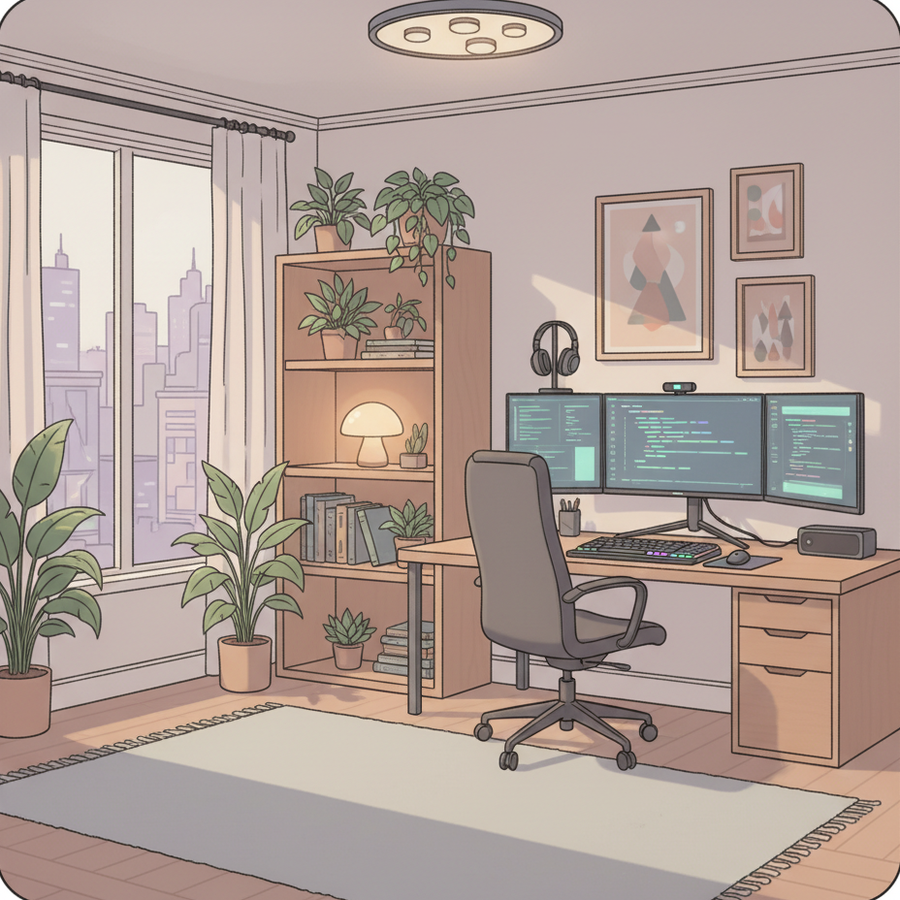
#> input picture example/comics/scenes/scene_1.png, 900 x 900 px
$ python remove_bg.py ../../example/comics/scenes/scene_1.png ../../example/comics/scenes/scene_2.png
#> lines starting #> are read from the running program, lines starting #| are printed output that depends on the picture
"""
remove_bg — вырезает фон у картинки и обрезает по содержимому (PNG с альфой).
Вход: PNG/JPG с фоном (шахматка Nano Banana или сплошной цвет). Выход: PNG с прозрачностью.

  python tools/remove_bg.py in.png out.png                  # шахматный/белый фон
  python tools/remove_bg.py in.png out.png --color #00ff00  # одноцветный фон
"""
import sys
from collections import deque
from PIL import Image, ImageFilter

USAGE = __doc__ + """
Опции:
  --color #rrggbb   фон — сплошной цвет (без флага — режим checker: светлый ненасыщенный)
  --tol N           допуск сравнения цвета (по умолчанию 24)
  --help, -h        эта справка
"""


def parse_hex_color(s):
    s = s.lstrip("#")
    if len(s) != 6:
        raise ValueError(f"bad hex color: {s!r}")
    return (int(s[0:2], 16), int(s[2:4], 16), int(s[4:6], 16))


def make_is_bg(mode, target=None, tol=24):
    """Вернуть функцию-предикат is_bg(px) под выбранный режим."""
    if mode == "checker":
        def is_bg(px):
            r, g, b = px[0], px[1], px[2]
            light = r > 200 and g > 200 and b > 200
            neutral = (max(r, g, b) - min(r, g, b)) < 22
            return light and neutral
        return is_bg

    if mode == "color":
        tr, tg, tb = target
        tol_sq = tol * tol * 3   # сравнение в квадрате нормы
        def is_bg(px):
            dr = px[0] - tr
            dg = px[1] - tg
            db = px[2] - tb
            return (dr * dr + dg * dg + db * db) <= tol_sq
        return is_bg

    raise ValueError(f"unknown mode: {mode}")


def remove_bg(in_path, out_path, mode="checker", target=None, tol=24):
    im = Image.open(in_path).convert("RGB")
    w, h = im.size
    px = im.load()

    is_bg = make_is_bg(mode, target=target, tol=tol)

    # маска фона: flood fill от границ
    bg = bytearray(w * h)        # 1 = background
    seen = bytearray(w * h)
    q = deque()

    def push(x, y):
        i = y * w + x
        if not seen[i]:
            seen[i] = 1
            if is_bg(px[x, y]):
                bg[i] = 1
                q.append((x, y))

    for x in range(w):
        push(x, 0)
        push(x, h - 1)
    for y in range(h):
        push(0, y)
        push(w - 1, y)

    while q:
        x, y = q.popleft()
        if x > 0: push(x - 1, y)
        if x < w - 1: push(x + 1, y)
        if y > 0: push(x, y - 1)
        if y < h - 1: push(x, y + 1)

    # альфа: 0 на фоне, 255 на объекте
    alpha = Image.new("L", (w, h), 255)
    ap = alpha.load()
    cut = 0
    for y in range(h):
        for x in range(w):
            if bg[y * w + x]:
                ap[x, y] = 0
                cut += 1

    # feather: лёгкий блюр маски смягчает резкий край
    alpha = alpha.filter(ImageFilter.GaussianBlur(0.8))

    out = im.convert("RGBA")
    out.putalpha(alpha)

    # tight crop по непрозрачной части
    bbox = out.getbbox()
    if bbox:
        out = out.crop(bbox)

    out.save(out_path)
    print(f"{in_path}")
    print(f"  mode={mode}  bg removed: {100*cut/(w*h):.1f}%  -> {out.size}")


def main(argv):
    if hasattr(sys.stdout, "reconfigure"):
        sys.stdout.reconfigure(encoding="utf-8")
    if "--help" in argv or "-h" in argv or len(argv) < 3:
        print(USAGE)
        sys.exit(0)
    in_path, out_path = argv[1], argv[2]
    mode = "checker"
    target = None
    tol = 24
    i = 3
    while i < len(argv):
        a = argv[i]
        if a == "--color":
            mode = "color"
            target = parse_hex_color(argv[i + 1])
            i += 2
        elif a == "--tol":
            tol = int(argv[i + 1])
            i += 2
        else:
            print(f"unknown arg: {a}")
            sys.exit(2)
    remove_bg(in_path, out_path, mode=mode, target=target, tol=tol)
#> in remove_bg, im is the input picture: PIL image 900x900 RGB; mean R, G, B 176.5, 159.8, 152
#> in remove_bg, `alpha = Image.new("L", (w, h), 255)`: alpha: PIL image 900x900 L; every value is 255
#> in remove_bg, `alpha = alpha.filter(ImageFilter.GaussianBlur(0.8))`:
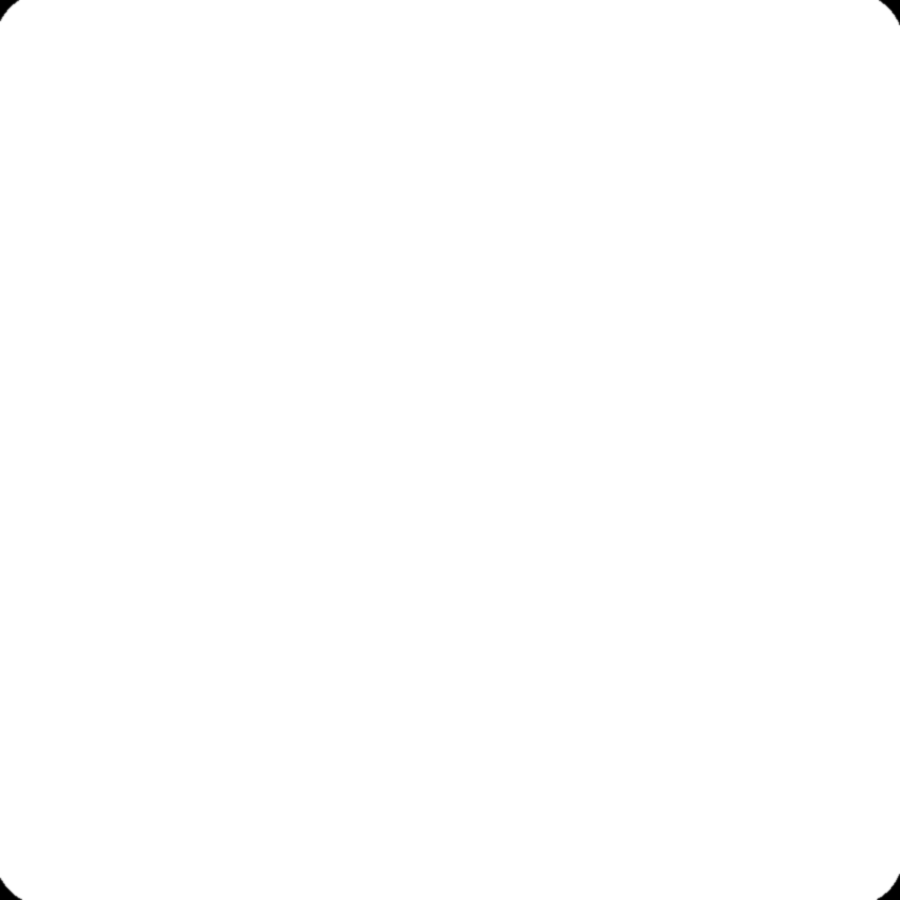
#> alpha: PIL image 900x900 L; min 0, max 255, mean 254.7
#|   mode=checker  bg removed: 0.1%  -> (900, 900)


if __name__ == "__main__":
    main(sys.argv)

$ run again, on example/comics/scenes/scene_3.png
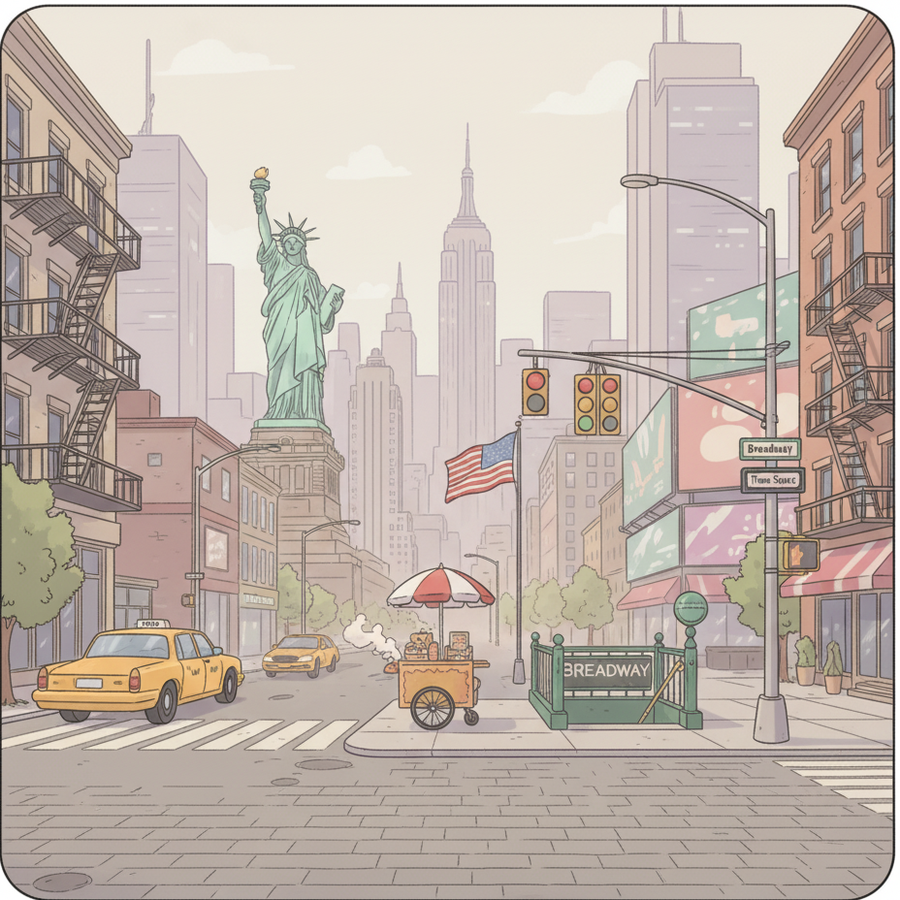
#> input picture example/comics/scenes/scene_3.png, 900 x 900 px
#> in remove_bg, im is the input picture: PIL image 900x900 RGB; mean R, G, B 192.9, 180.1, 171
#> in remove_bg, `alpha = alpha.filter(ImageFilter.GaussianBlur(0.8))`:
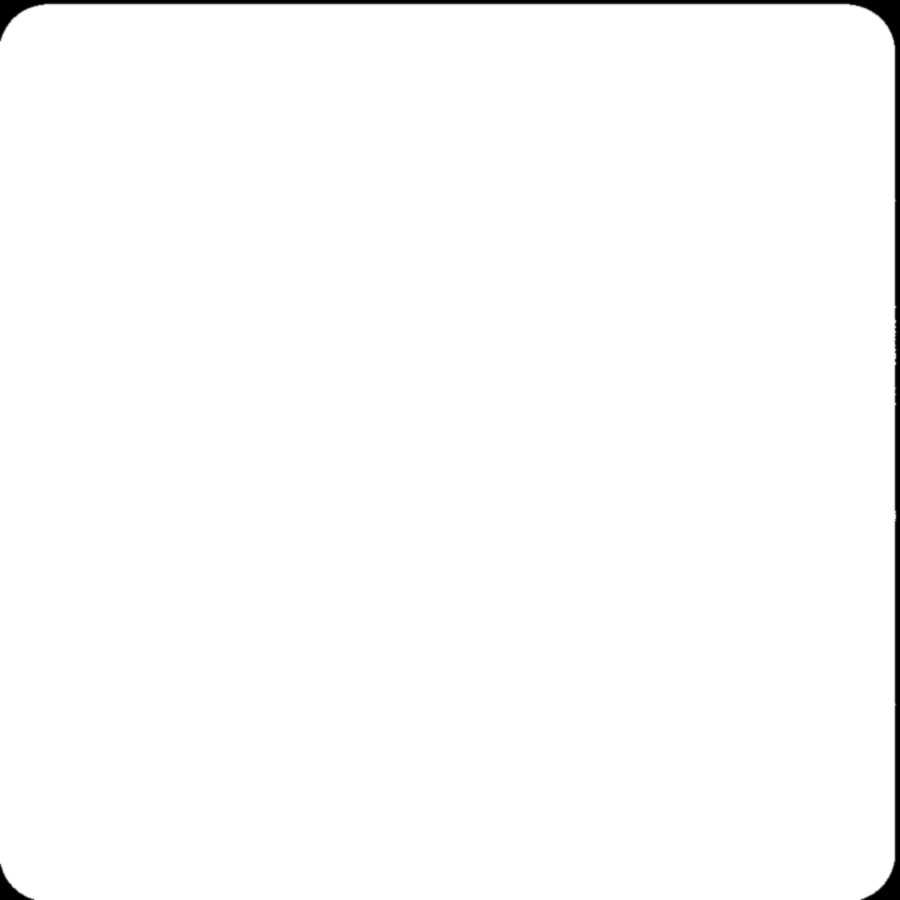
#> alpha: PIL image 900x900 L; min 0, max 255, mean 251.9
#> in remove_bg, `out = out.crop(bbox)`:
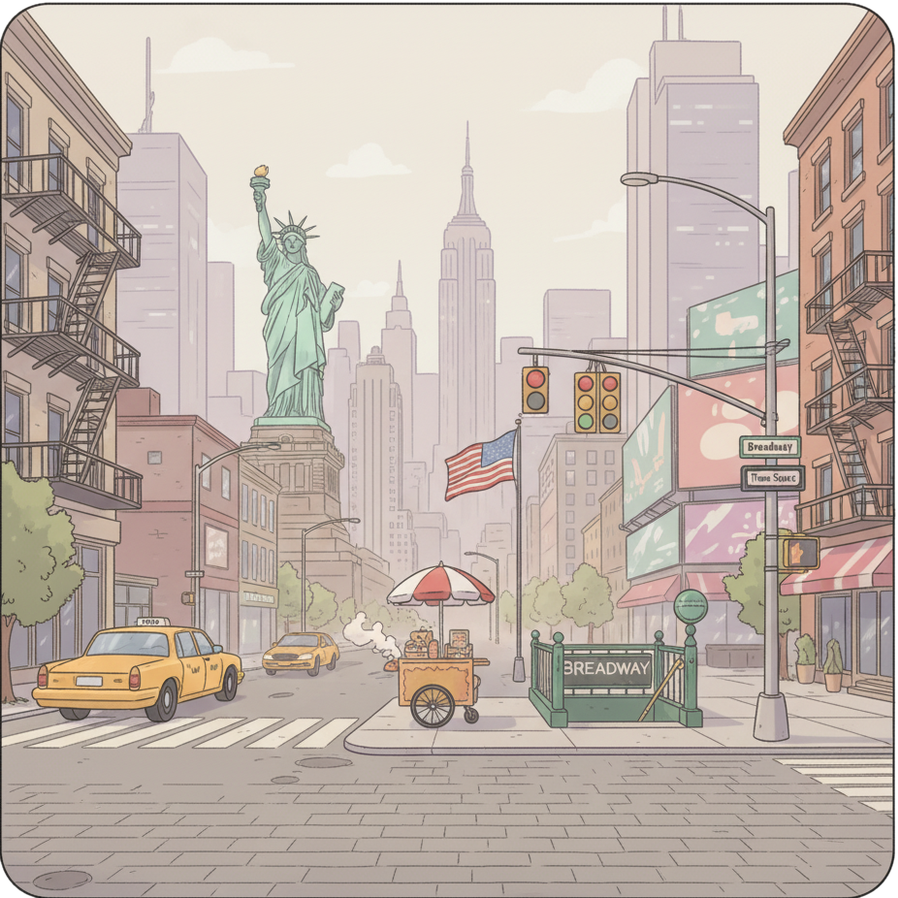
#> out: PIL image 898x898 RGBA; mean R, G, B, A 192.6, 179.8, 170.6, 253; transparent parts drawn white
#|   mode=checker  bg removed: 1.2%  -> (898, 898)

$ run again, on example/comics/scenes/scene_4.png
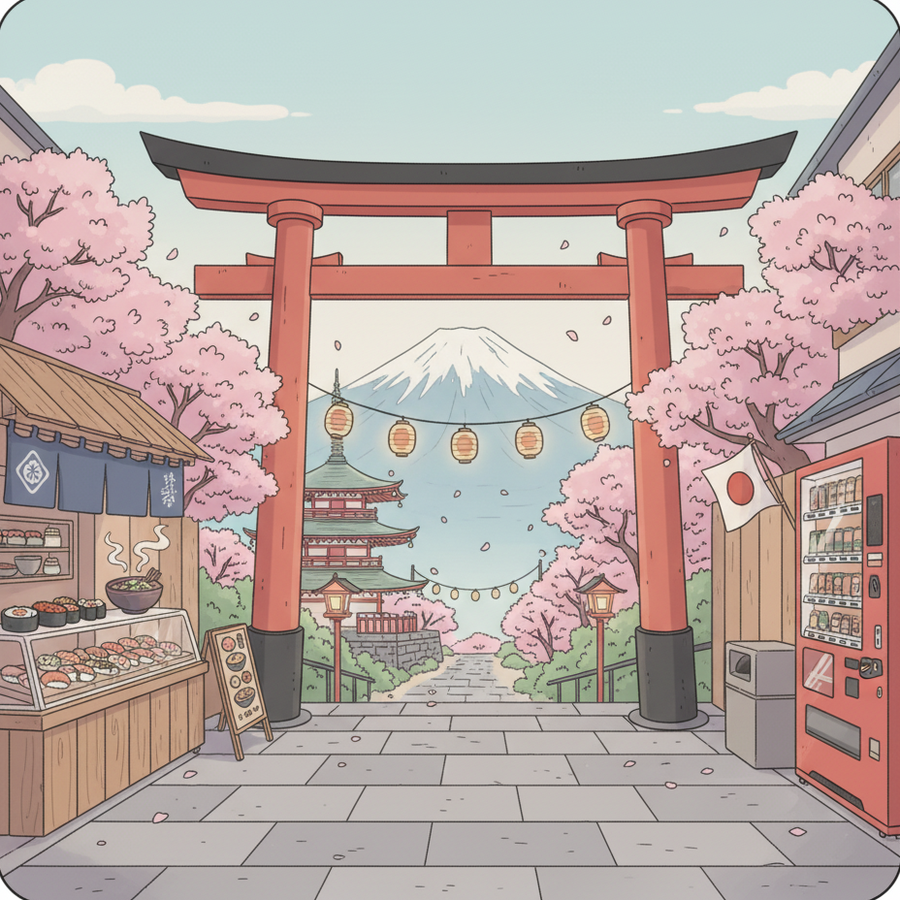
#> input picture example/comics/scenes/scene_4.png, 900 x 900 px
#> in remove_bg, im is the input picture: PIL image 900x900 RGB; mean R, G, B 184.9, 168.6, 163.6
#> in remove_bg, `alpha = alpha.filter(ImageFilter.GaussianBlur(0.8))`:
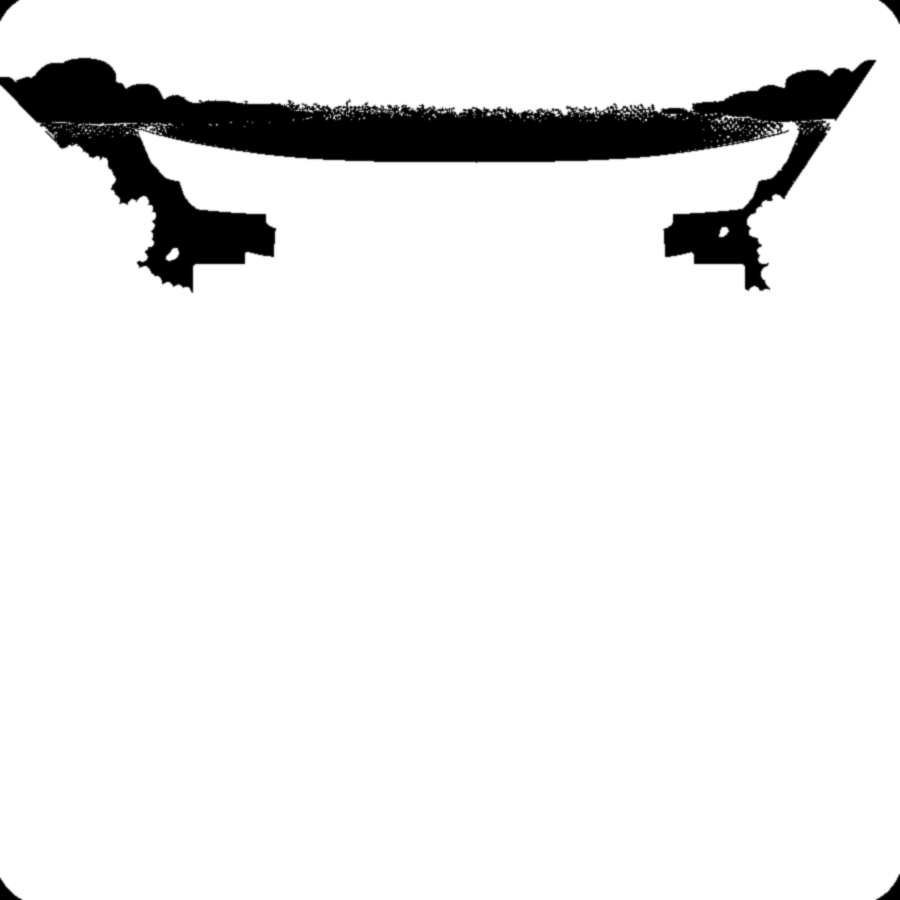
#> alpha: PIL image 900x900 L; min 0, max 255, mean 235.7
#> in remove_bg, `out.putalpha(alpha)`:
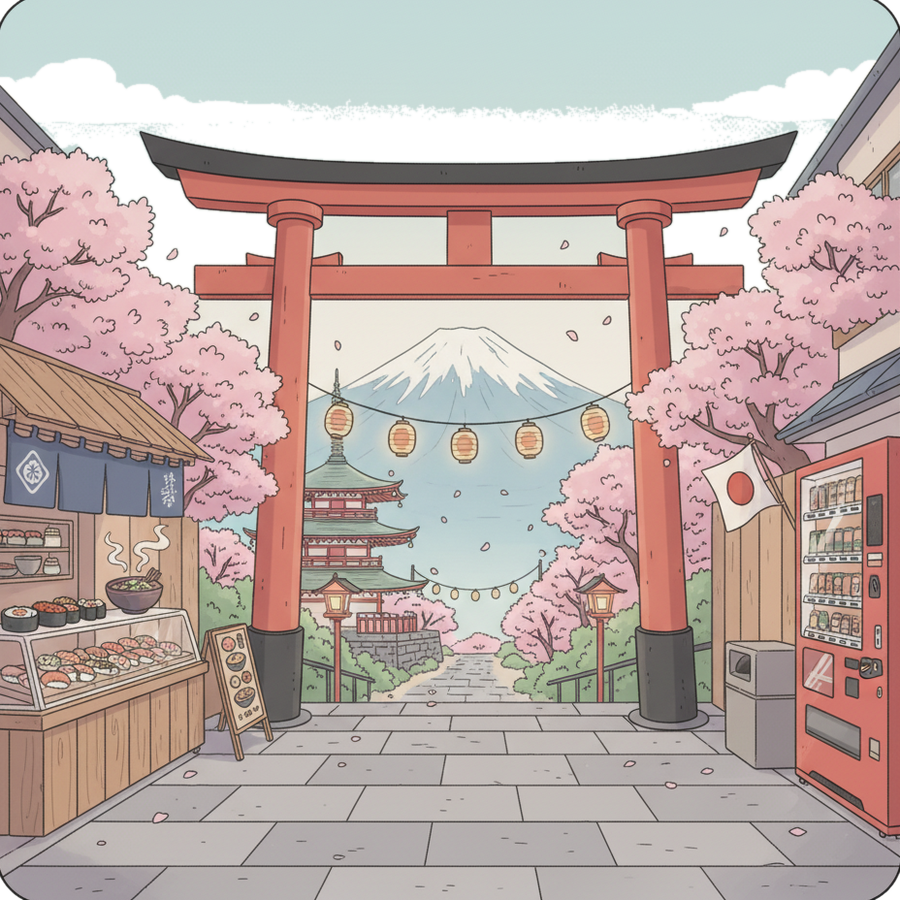
#> out: PIL image 900x900 RGBA; mean R, G, B, A 184.9, 168.6, 163.6, 235.7; transparent parts drawn white
#|   mode=checker  bg removed: 7.6%  -> (900, 900)
